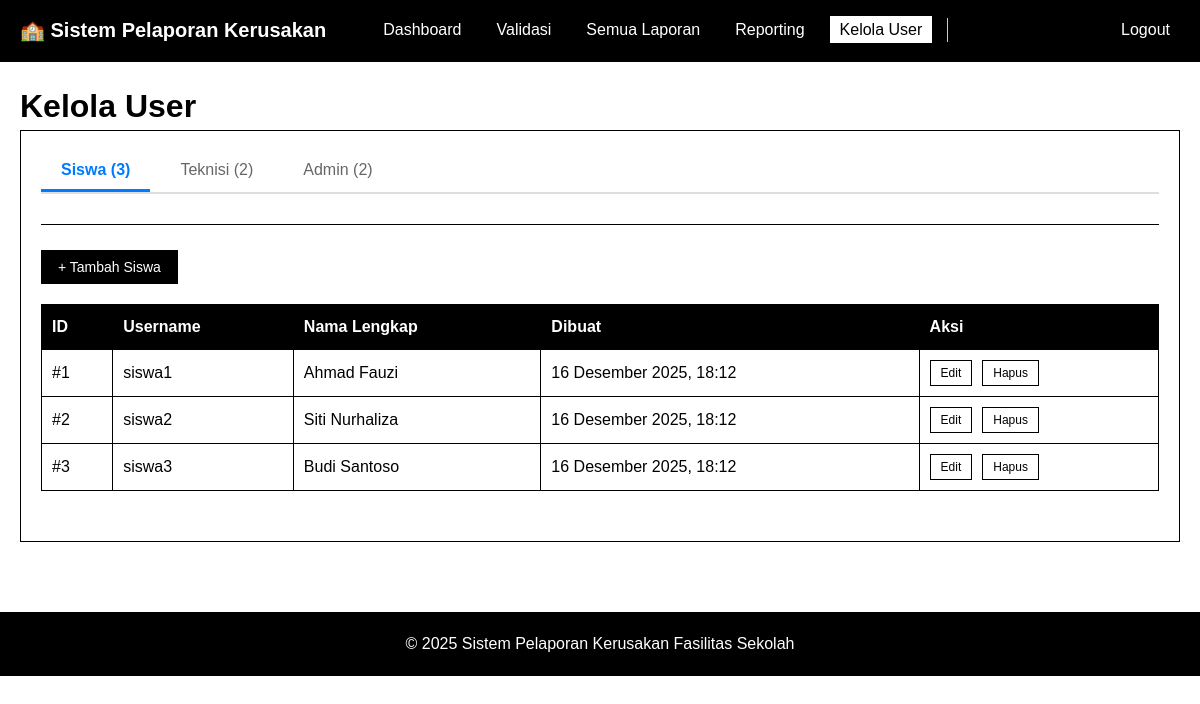
/views/admin/kelola_user.php (signed in), run on the app's committed database.
### tables this page shows
CREATE TABLE IF NOT EXISTS users (
    user_id INT AUTO_INCREMENT PRIMARY KEY,
    username VARCHAR(50) UNIQUE NOT NULL,
    password VARCHAR(255) NOT NULL,
    nama_lengkap VARCHAR(100) NOT NULL,
    role ENUM('siswa', 'admin', 'teknisi') NOT NULL,
    created_at TIMESTAMP DEFAULT CURRENT_TIMESTAMP,
    INDEX idx_username (username),
    INDEX idx_role (role)
);

### includes/functions.php (called while the page is built, shortened)
<?php
function formatDate($date)
{
    $timestamp = strtotime($date);
    $bulan = [
        1 => 'Januari',
        'Februari',
        'Maret',
        'April',
        'Mei',
        'Juni',
        'Juli',
        'Agustus',
        'September',
        'Oktober',
        'November',
        'Desember'
    ];
    $d = date('d', $timestamp);
    $m = $bulan[(int) date('m', $timestamp)];
    $y = date('Y', $timestamp);
    $time = date('H:i', $timestamp);
    return "$d $m $y, $time";
}
?>

### views/admin/kelola_user.php (the view, shortened to what this page needs)
<?php
require_once '../../includes/functions.php';
$pdo = getDBConnection();
$sql = "SELECT user_id, username, nama_lengkap, role, created_at FROM users ORDER BY created_at DESC";
$stmt = $pdo->query($sql);
$users = $stmt->fetchAll();
$siswa_list = [];
$teknisi_list = [];
$admin_list = [];
foreach ($users as $user) {
    if ($user['role'] === 'siswa') {
        $siswa_list[] = $user;
    } elseif ($user['role'] === 'teknisi') {
        $teknisi_list[] = $user;
    } elseif ($user['role'] === 'admin') {
        $admin_list[] = $user;
    }
}
include '../partials/header.php';
?>
<h1>Kelola User</h1>
<div class="card">
    <div class="card-header">
        <div class="tab-container">
            <div class="tabs">
                <button class="tab-button active" data-tab="siswa">Siswa (<?= count($siswa_list) ?>)</button>
                <button class="tab-button" data-tab="teknisi">Teknisi (<?= count($teknisi_list) ?>)</button>
                <button class="tab-button" data-tab="admin">Admin (<?= count($admin_list) ?>)</button>
            </div>
        </div>
    </div>
    <div class="card-body">
        <div id="siswa-tab" class="tab-content active">
            <div style="margin-bottom: 20px;">
                <button class="btn btn-primary" onclick="openAddModal('siswa')">+ Tambah Siswa</button>
            </div>
            <div class="table-responsive">
                <table>
                    <thead>
                        <tr>
                            <th>ID</th>
                            <th>Username</th>
                            <th>Nama Lengkap</th>
                            <th>Dibuat</th>
                            <th>Aksi</th>
                        </tr>
                    </thead>
                    <tbody>
                        <?php foreach ($siswa_list as $user): ?>
                            <tr>
                                <td>#<?= $user['user_id'] ?></td>
                                <td><?= htmlspecialchars($user['username']) ?></td>
                                <td><?= htmlspecialchars($user['nama_lengkap']) ?></td>
                                <td><?= formatDate($user['created_at']) ?></td>
                                <td>
                                    <div class="btn-group">
                                        <button class="btn btn-secondary btn-small" onclick='openEditModal(<?= json_encode($user) ?>)'>Edit</button>
                                        <button class="btn btn-danger btn-small" onclick="confirmDelete(<?= $user['user_id'] ?>, '<?= htmlspecialchars($user['nama_lengkap']) ?>')">Hapus</button>
                                    </div>
                                </td>
                            </tr>
                        <?php endforeach; ?>
                    </tbody>
                </table>
            </div>
        </div>
    </div>
</div>
<?php include '../partials/footer.php'; ?>

### public/css/style.css (style rules this page uses)
* { margin: 0; padding: 0; box-sizing: border-box; }
body { font-family: Arial, sans-serif; background: #fff; color: #000; line-height: 1.5; }
.card { background: #fff; border: 1px solid #000; padding: 20px; margin-bottom: 20px; }
.card-header { font-size: 18px; font-weight: bold; margin-bottom: 15px; padding-bottom: 10px; border-bottom: 1px solid #000; }
.card-body { padding: 10px 0; }
.btn { display: inline-block; padding: 8px 16px; border: 1px solid #000; background: #fff; color: #000; text-decoration: none; cursor: pointer; font-size: 14px; }
.btn-primary { background: #000; color: #fff; }
.btn-danger { background: #fff; color: #000; }
.table-responsive { overflow-x: auto; margin-bottom: 20px; }
table { width: 100%; border-collapse: collapse; border: 1px solid #000; }
table th { padding: 10px; text-align: left; font-weight: bold; background: #000; color: #fff; border: 1px solid #000; }
table td { padding: 10px; border: 1px solid #000; }

### views/admin/kelola_user.php (style rules this page uses)
.tab-container { margin-bottom: 20px; }
.tabs { display: flex; gap: 10px; border-bottom: 2px solid #ddd; margin-bottom: 20px; }
.tab-button { padding: 10px 20px; background: none; border: none; cursor: pointer; font-size: 16px; color: #666; border-bottom: 3px solid transparent; transition: all 0.3s; }
.tab-button.active { color: #007bff; border-bottom-color: #007bff; font-weight: bold; }
.tab-content { display: none; }
.tab-content.active { display: block; }
.btn-group { display: flex; gap: 10px; }
.btn-small { padding: 5px 10px; font-size: 12px; }

### data on the page
users: user_id "1", username "siswa1", nama_lengkap "Ahmad Fauzi", created_at "16 Desember 2025, 18:12"
users: user_id "2", username "siswa2", nama_lengkap "Siti Nurhaliza", created_at "16 Desember 2025, 18:12"
users: user_id "3", username "siswa3", nama_lengkap "Budi Santoso", created_at "16 Desember 2025, 18:12"

### other printed values
count($siswa_list) "3"
count($teknisi_list) "2"
count($admin_list) "2"
